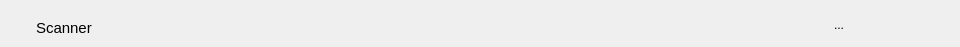
<?xml version="1.0" encoding="UTF-8"?>
<ui version="4.0">
 <class>TitleBar</class>
 <widget class="QWidget" name="TitleBar">
  <property name="geometry">
   <rect>
    <x>0</x>
    <y>0</y>
    <width>960</width>
    <height>47</height>
   </rect>
  </property>
  <property name="sizePolicy">
   <sizepolicy hsizetype="Preferred" vsizetype="Preferred">
    <horstretch>0</horstretch>
    <verstretch>0</verstretch>
   </sizepolicy>
  </property>
  <property name="minimumSize">
   <size>
    <width>960</width>
    <height>40</height>
   </size>
  </property>
  <property name="mouseTracking">
   <bool>true</bool>
  </property>
  <property name="windowTitle">
   <string>Form</string>
  </property>
  <layout class="QHBoxLayout" name="horizontalLayout">
   <property name="spacing">
    <number>4</number>
   </property>
   <property name="leftMargin">
    <number>0</number>
   </property>
   <property name="topMargin">
    <number>0</number>
   </property>
   <property name="rightMargin">
    <number>0</number>
   </property>
   <property name="bottomMargin">
    <number>0</number>
   </property>
   <item>
    <layout class="QHBoxLayout" name="m_hLogoLayout">
     <property name="spacing">
      <number>4</number>
     </property>
     <property name="leftMargin">
      <number>8</number>
     </property>
     <property name="topMargin">
      <number>8</number>
     </property>
     <item>
      <widget class="QPushButton" name="m_logoBtn">
       <property name="minimumSize">
        <size>
         <width>24</width>
         <height>24</height>
        </size>
       </property>
       <property name="maximumSize">
        <size>
         <width>24</width>
         <height>24</height>
        </size>
       </property>
       <property name="mouseTracking">
        <bool>false</bool>
       </property>
       <property name="focusPolicy">
        <enum>Qt::NoFocus</enum>
       </property>
       <property name="styleSheet">
        <string notr="true">QPushButton{border:0px;border-radius:4px;background:transparent;}
QPushButton::hover{border:0px;border-radius:4px;background:transparent;}
QPushButton::pressed{border:0px;border-radius:4px;background:transparent;}</string>
       </property>
       <property name="text">
        <string/>
       </property>
       <property name="icon">
        <iconset theme="kylin-scanner">
         <normaloff>.</normaloff>.</iconset>
       </property>
       <property name="iconSize">
        <size>
         <width>24</width>
         <height>24</height>
        </size>
       </property>
      </widget>
     </item>
     <item>
      <widget class="QLabel" name="m_appnameLabel">
       <property name="font">
        <font>
         <pointsize>11</pointsize>
        </font>
       </property>
       <property name="toolTip">
        <string>kylin-scanner</string>
       </property>
       <property name="text">
        <string>Scanner</string>
       </property>
      </widget>
     </item>
    </layout>
   </item>
   <item>
    <spacer name="m_hSpacer">
     <property name="orientation">
      <enum>Qt::Horizontal</enum>
     </property>
     <property name="sizeType">
      <enum>QSizePolicy::MinimumExpanding</enum>
     </property>
     <property name="sizeHint" stdset="0">
      <size>
       <width>407</width>
       <height>20</height>
      </size>
     </property>
    </spacer>
   </item>
   <item>
    <layout class="QHBoxLayout" name="m_hBtnLayout">
     <property name="spacing">
      <number>4</number>
     </property>
     <property name="topMargin">
      <number>4</number>
     </property>
     <property name="rightMargin">
      <number>4</number>
     </property>
     <item>
      <widget class="QToolButton" name="m_OptionBtn">
       <property name="sizePolicy">
        <sizepolicy hsizetype="Minimum" vsizetype="Fixed">
         <horstretch>0</horstretch>
         <verstretch>0</verstretch>
        </sizepolicy>
       </property>
       <property name="minimumSize">
        <size>
         <width>30</width>
         <height>30</height>
        </size>
       </property>
       <property name="maximumSize">
        <size>
         <width>30</width>
         <height>30</height>
        </size>
       </property>
       <property name="focusPolicy">
        <enum>Qt::NoFocus</enum>
       </property>
       <property name="toolTip">
        <string>Option</string>
       </property>
       <property name="text">
        <string>...</string>
       </property>
       <property name="icon">
        <iconset theme="open-menu-symbolic">
         <normaloff>.</normaloff>.</iconset>
       </property>
       <property name="popupMode">
        <enum>QToolButton::InstantPopup</enum>
       </property>
       <property name="autoRaise">
        <bool>true</bool>
       </property>
       <property name="isWindowButton" stdset="0">
        <number>1</number>
       </property>
       <property name="useIconHighlightEffect" stdset="0">
        <number>2</number>
       </property>
      </widget>
     </item>
     <item>
      <widget class="QPushButton" name="m_minBtn">
       <property name="minimumSize">
        <size>
         <width>30</width>
         <height>30</height>
        </size>
       </property>
       <property name="maximumSize">
        <size>
         <width>30</width>
         <height>30</height>
        </size>
       </property>
       <property name="mouseTracking">
        <bool>false</bool>
       </property>
       <property name="focusPolicy">
        <enum>Qt::NoFocus</enum>
       </property>
       <property name="toolTip">
        <string>Minimize</string>
       </property>
       <property name="text">
        <string/>
       </property>
       <property name="icon">
        <iconset theme="window-minimize-symbolic">
         <normaloff>.</normaloff>.</iconset>
       </property>
       <property name="flat">
        <bool>true</bool>
       </property>
       <property name="isWindowButton" stdset="0">
        <number>1</number>
       </property>
       <property name="useIconHighlightEffect" stdset="0">
        <number>2</number>
       </property>
      </widget>
     </item>
     <item>
      <widget class="QPushButton" name="m_maxBtn">
       <property name="minimumSize">
        <size>
         <width>30</width>
         <height>30</height>
        </size>
       </property>
       <property name="maximumSize">
        <size>
         <width>30</width>
         <height>30</height>
        </size>
       </property>
       <property name="mouseTracking">
        <bool>false</bool>
       </property>
       <property name="focusPolicy">
        <enum>Qt::NoFocus</enum>
       </property>
       <property name="toolTip">
        <string>Maximize</string>
       </property>
       <property name="text">
        <string/>
       </property>
       <property name="icon">
        <iconset theme="window-maximize-symbolic">
         <normaloff>.</normaloff>.</iconset>
       </property>
       <property name="checkable">
        <bool>false</bool>
       </property>
       <property name="default">
        <bool>false</bool>
       </property>
       <property name="flat">
        <bool>true</bool>
       </property>
       <property name="isWindowButton" stdset="0">
        <number>1</number>
       </property>
       <property name="useIconHighlightEffect" stdset="0">
        <number>2</number>
       </property>
      </widget>
     </item>
     <item>
      <widget class="QPushButton" name="m_closeBtn">
       <property name="minimumSize">
        <size>
         <width>30</width>
         <height>30</height>
        </size>
       </property>
       <property name="maximumSize">
        <size>
         <width>30</width>
         <height>30</height>
        </size>
       </property>
       <property name="mouseTracking">
        <bool>false</bool>
       </property>
       <property name="focusPolicy">
        <enum>Qt::NoFocus</enum>
       </property>
       <property name="toolTip">
        <string>Close</string>
       </property>
       <property name="text">
        <string/>
       </property>
       <property name="icon">
        <iconset theme="window-close-symbolic">
         <normaloff>.</normaloff>.</iconset>
       </property>
       <property name="flat">
        <bool>true</bool>
       </property>
       <property name="isWindowButton" stdset="0">
        <number>2</number>
       </property>
       <property name="useIconHighlightEffect" stdset="0">
        <number>8</number>
       </property>
      </widget>
     </item>
    </layout>
   </item>
  </layout>
 </widget>
 <resources/>
 <connections/>
</ui>
